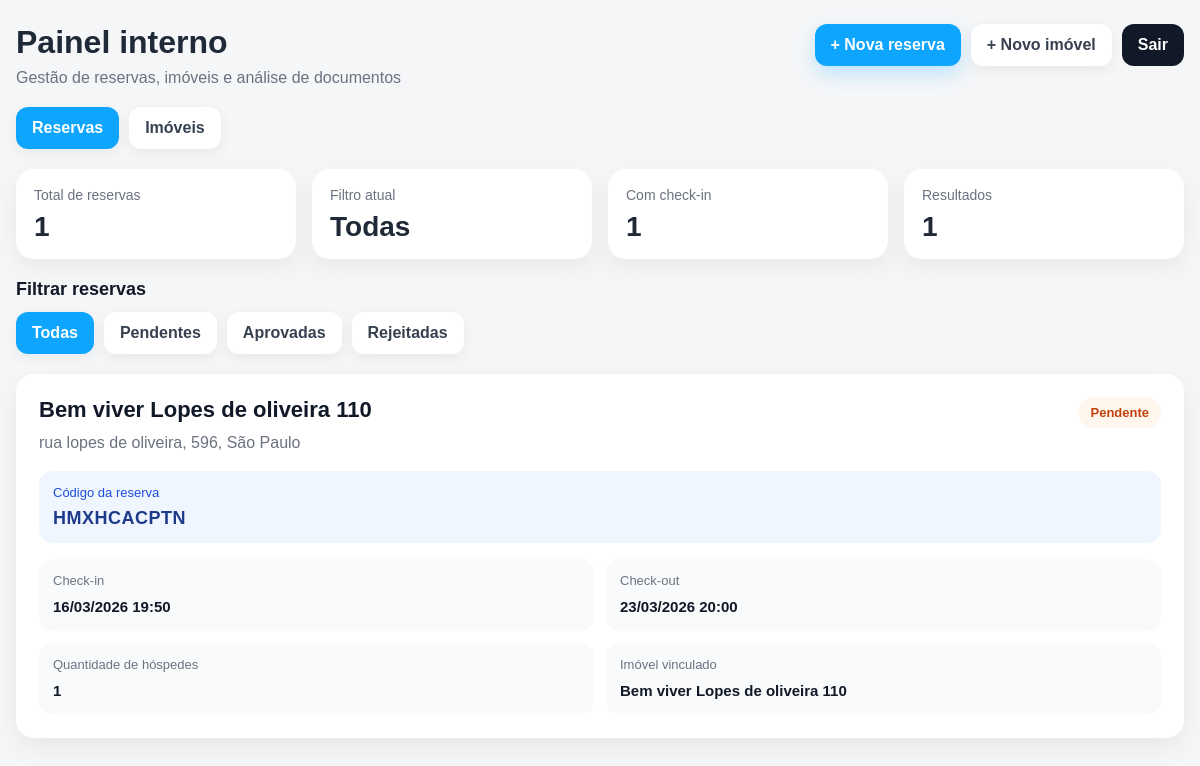
The app's page /painel-admin/ (signed in) with its own data.
### checkin/models.py (models this page shows, shortened)
class ReservaImovel(models.Model):
    imovel = models.ForeignKey(
        Imovel,
        on_delete=models.CASCADE,
        related_name='reservas'
    )
    codigo_reserva = models.CharField(
        max_length=50,
        unique=True
    )
    nome_imovel = models.CharField(
        max_length=200,
        blank=True,
        help_text='Opcional. Se ficar vazio, usa o nome do imóvel.'
    )
    endereco = models.CharField(
        max_length=255,
        blank=True,
        help_text='Opcional. Se ficar vazio, usa o endereço do imóvel.'
    )
    data_checkin = models.DateTimeField()
    data_checkout = models.DateTimeField()
    quantidade_hospedes = models.PositiveIntegerField(default=1)
    criado_em = models.DateTimeField(auto_now_add=True)
    class Meta:
        verbose_name = 'Reserva do imóvel'
        verbose_name_plural = 'Reservas dos imóveis'
        ordering = ['-data_checkin', 'id']
    @property
    def nome_imovel_exibicao(self):
        return self.nome_imovel or self.imovel.nome_apartamento
    @property
    def endereco_exibicao(self):
        return self.endereco or self.imovel.endereco_completo

class Imovel(models.Model):
    nome_apartamento = models.CharField(max_length=200)
    nome_rua = models.CharField(max_length=200)
    endereco_completo = models.CharField(max_length=255)
    imagem_apartamento = models.ImageField(
        upload_to='apartamentos/',
        blank=True,
        null=True
    )
    aviso_importante = models.TextField(
        blank=True,
        help_text='Texto do card de avisos importantes no topo da página aprovada.'
    )
    ativo = models.BooleanField(default=True)
    criado_em = models.DateTimeField(auto_now_add=True)
    atualizado_em = models.DateTimeField(auto_now=True)
    class Meta:
        verbose_name = 'Imóvel'
        verbose_name_plural = 'Imóveis'
        ordering = ['nome_apartamento', 'id']

### checkin/views.py (the view)
@login_required
@user_passes_test(admin_required)
def admin_painel_reservas(request):
    status = request.GET.get('status')
    reservas = ReservaImovel.objects.select_related(
        'checkin',
        'imovel'
    ).order_by('-data_checkin')
    if status:
        reservas = reservas.filter(checkin__status=status)
    total_reservas = reservas.count()
    total_com_checkin = reservas.filter(checkin__isnull=False).count()
    return render(request, 'checkin/admin_painel_reservas.html', {
        'reservas': reservas,
        'status_atual': status,
        'total_reservas': total_reservas,
        'total_com_checkin': total_com_checkin,
    })

### checkin/views.py (called while the page is built)
def admin_required(user):
    return user.is_authenticated and user.is_staff

### checkin/templates/checkin/admin_painel_reservas.html (shortened to what this page needs)
{% load static %}
<!DOCTYPE html>
<html lang="pt-BR">
<head>
</head>
<body>
    <div class="page">
        <div class="container">
            <div class="topbar">
                <div class="topbar-left">
                    <h1>Painel interno</h1>
                    <p>Gestão de reservas, imóveis e análise de documentos</p>
                </div>
                <div class="topbar-right">
                    <a href="{% url 'admin_nova_reserva' %}" class="btn btn-primary">+ Nova reserva</a>
                    <a href="{% url 'admin_novo_imovel' %}" class="btn btn-light">+ Novo imóvel</a>
                    <a href="{% url 'admin_logout' %}" class="btn btn-logout">Sair</a>
                </div>
            </div>
            <div class="nav-menu">
                <a href="{% url 'admin_painel_reservas' %}" class="nav-link active">Reservas</a>
                <a href="{% url 'admin_painel_imoveis' %}" class="nav-link">Imóveis</a>
            </div>
            <div class="summary-grid">
                <div class="summary-card">
                    <small>Total de reservas</small>
                    <strong>{{ reservas|length }}</strong>
                </div>
                <div class="summary-card">
                    <small>Filtro atual</small>
                    <strong>
                        {% if status_atual == 'pendente' %}
                            Pendentes
                        {% elif status_atual == 'aprovado' %}
                            Aprovadas
                        {% elif status_atual == 'rejeitado' %}
                            Rejeitadas
                        {% else %}
                            Todas
                        {% endif %}
                    </strong>
                </div>
                <div class="summary-card">
                    <small>Com check-in</small>
                    <strong>
                        {% for reserva in reservas %}
                            {% if reserva.checkin %}{{ forloop.counter0|add:"1" }}{% endif %}
                        {% empty %}0{% endfor %}
                    </strong>
                </div>
                <div class="summary-card">
                    <small>Resultados</small>
                    <strong>{{ reservas|length }}</strong>
                </div>
            </div>
            <h2 class="section-title">Filtrar reservas</h2>
            <div class="filter-menu">
                <a href="{% url 'admin_painel_reservas' %}" class="filter-link {% if not status_atual %}active{% endif %}">Todas</a>
                <a href="{% url 'admin_painel_reservas' %}?status=pendente" class="filter-link {% if status_atual == 'pendente' %}active{% endif %}">Pendentes</a>
                <a href="{% url 'admin_painel_reservas' %}?status=aprovado" class="filter-link {% if status_atual == 'aprovado' %}active{% endif %}">Aprovadas</a>
                <a href="{% url 'admin_painel_reservas' %}?status=rejeitado" class="filter-link {% if status_atual == 'rejeitado' %}active{% endif %}">Rejeitadas</a>
            </div>
            <div class="cards-grid">
                {% for reserva in reservas %}
                    <a href="{% url 'admin_detalhe_reserva' reserva.codigo_reserva %}" class="reserva-card">
                        <div class="reserva-header">
                            <div>
                                <h2 class="reserva-title">{{ reserva.nome_imovel_exibicao }}</h2>
                                <p class="reserva-address">{{ reserva.endereco_exibicao }}</p>
                            </div>
                            {% if reserva.checkin %}
                                {% if reserva.checkin.status == 'pendente' %}
                                    <span class="status-badge status-pendente">Pendente</span>
                                {% elif reserva.checkin.status == 'aprovado' %}
                                    <span class="status-badge status-aprovado">Aprovado</span>
                                {% elif reserva.checkin.status == 'rejeitado' %}
                                    <span class="status-badge status-rejeitado">Rejeitado</span>
                                {% else %}
                                    <span class="status-badge status-sem-checkin">Sem check-in</span>
                                {% endif %}
                            {% else %}
                                <span class="status-badge status-sem-checkin">Sem check-in</span>
                            {% endif %}
                        </div>
                        <div class="code-box">
                            <small>Código da reserva</small>
                            <strong>{{ reserva.codigo_reserva }}</strong>
                        </div>
                        <div class="reserva-info-grid">
                            <div class="info-box">
                                <small>Check-in</small>
                                <strong>{{ reserva.data_checkin|date:"d/m/Y H:i" }}</strong>
                            </div>
                            <div class="info-box">
                                <small>Check-out</small>
                                <strong>{{ reserva.data_checkout|date:"d/m/Y H:i" }}</strong>
                            </div>
                            <div class="info-box">
                                <small>Quantidade de hóspedes</small>
                                <strong>{{ reserva.quantidade_hospedes }}</strong>
                            </div>
                            <div class="info-box">
                                <small>Imóvel vinculado</small>
                                <strong>{{ reserva.imovel.nome_apartamento }}</strong>
                            </div>
                        </div>
                    </a>
                {% empty %}
                    <div class="empty-card">
                        <p>Nenhuma reserva encontrada.</p>
                    </div>
                {% endfor %}
            </div>
        </div>
    </div>
</body>
</html>

### checkin/templates/checkin/admin_painel_reservas.html (style rules this page uses)
* { box-sizing: border-box; }
body { margin: 0; font-family: Arial, sans-serif; background: #f4f6f8; color: #1f2937; }
.page { min-height: 100vh; padding: 24px 16px 40px; }
.container { max-width: 1200px; margin: 0 auto; }
.topbar { display: flex; justify-content: space-between; align-items: flex-start; gap: 16px; margin-bottom: 20px; }
.topbar-left h1 { margin: 0 0 8px; font-size: 32px; }
.topbar-left p { margin: 0; color: #6b7280; }
.topbar-right { display: flex; align-items: center; gap: 10px; flex-wrap: wrap; }
.nav-menu, .filter-menu, .summary-grid, .cards-grid { margin-bottom: 20px; }
.nav-menu, .filter-menu { display: flex; flex-wrap: wrap; gap: 10px; }
.nav-link, .filter-link, .btn { display: inline-flex; align-items: center; justify-content: center; gap: 8px; padding: 12px 16px; border-radius: 12px; text-decoration: none; font-weight: 600; transition: 0.2s ease; }
.nav-link, .filter-link { background: #ffffff; color: #374151; box-shadow: 0 4px 14px rgba(0, 0, 0, 0.06); }
.nav-link.active, .filter-link.active { background: #0ea5ff; color: white; }
.btn-primary { background: #0ea5ff; color: white; box-shadow: 0 8px 18px rgba(14, 165, 255, 0.22); }
.btn-light { background: white; color: #374151; box-shadow: 0 4px 14px rgba(0, 0, 0, 0.06); }
.btn-logout { background: #111827; color: white; }
.summary-grid { display: grid; grid-template-columns: repeat(4, minmax(0, 1fr)); gap: 16px; }
.summary-card { background: white; border-radius: 18px; padding: 18px; box-shadow: 0 8px 24px rgba(0, 0, 0, 0.06); }
.summary-card small { display: block; color: #6b7280; margin-bottom: 10px; font-size: 14px; }
.summary-card strong { font-size: 28px; line-height: 1; }
.cards-grid { display: grid; gap: 16px; }
.reserva-card { display: block; background: white; border-radius: 18px; padding: 22px; text-decoration: none; color: inherit; box-shadow: 0 10px 26px rgba(0, 0, 0, 0.06); transition: 0.2s ease; border: 1px solid transparent; }
.reserva-header { display: flex; justify-content: space-between; align-items: flex-start; gap: 16px; margin-bottom: 14px; }
.reserva-title { margin: 0 0 8px; font-size: 22px; color: #111827; }
.reserva-address { margin: 0; color: #6b7280; line-height: 1.5; }
.status-badge { display: inline-flex; align-items: center; justify-content: center; border-radius: 999px; padding: 8px 12px; font-size: 13px; font-weight: 700; white-space: nowrap; }
.status-pendente { background: #fff7ed; color: #c2410c; }
.reserva-info-grid { display: grid; grid-template-columns: repeat(2, minmax(0, 1fr)); gap: 12px; margin-top: 16px; }
.info-box { background: #f8fafc; border-radius: 14px; padding: 14px; }
.info-box small { display: block; color: #6b7280; margin-bottom: 8px; font-size: 13px; }
.info-box strong { color: #111827; font-size: 15px; line-height: 1.4; }
.code-box { margin-top: 16px; background: #eff6ff; border-radius: 14px; padding: 14px; }
.code-box small { display: block; color: #1d4ed8; margin-bottom: 8px; font-size: 13px; }
.code-box strong { font-size: 18px; letter-spacing: 0.5px; color: #1e3a8a; }
.section-title { margin: 0 0 12px; font-size: 18px; color: #111827; }

### records on screen
ReservaImovel: nome_imovel_exibicao "Bem viver Lopes de oliveira 110", endereco_exibicao "rua lopes de oliveira, 596, São Paulo", shows "Pendente", codigo_reserva "HMXHCACPTN", data_checkin "16/03/2026 19:50", data_checkout "23/03/2026 20:00", quantidade_hospedes "1", imovel.nome_apartamento "Bem viver Lopes de oliveira 110"

### other values on screen
{{ reservas|length }} "1"
